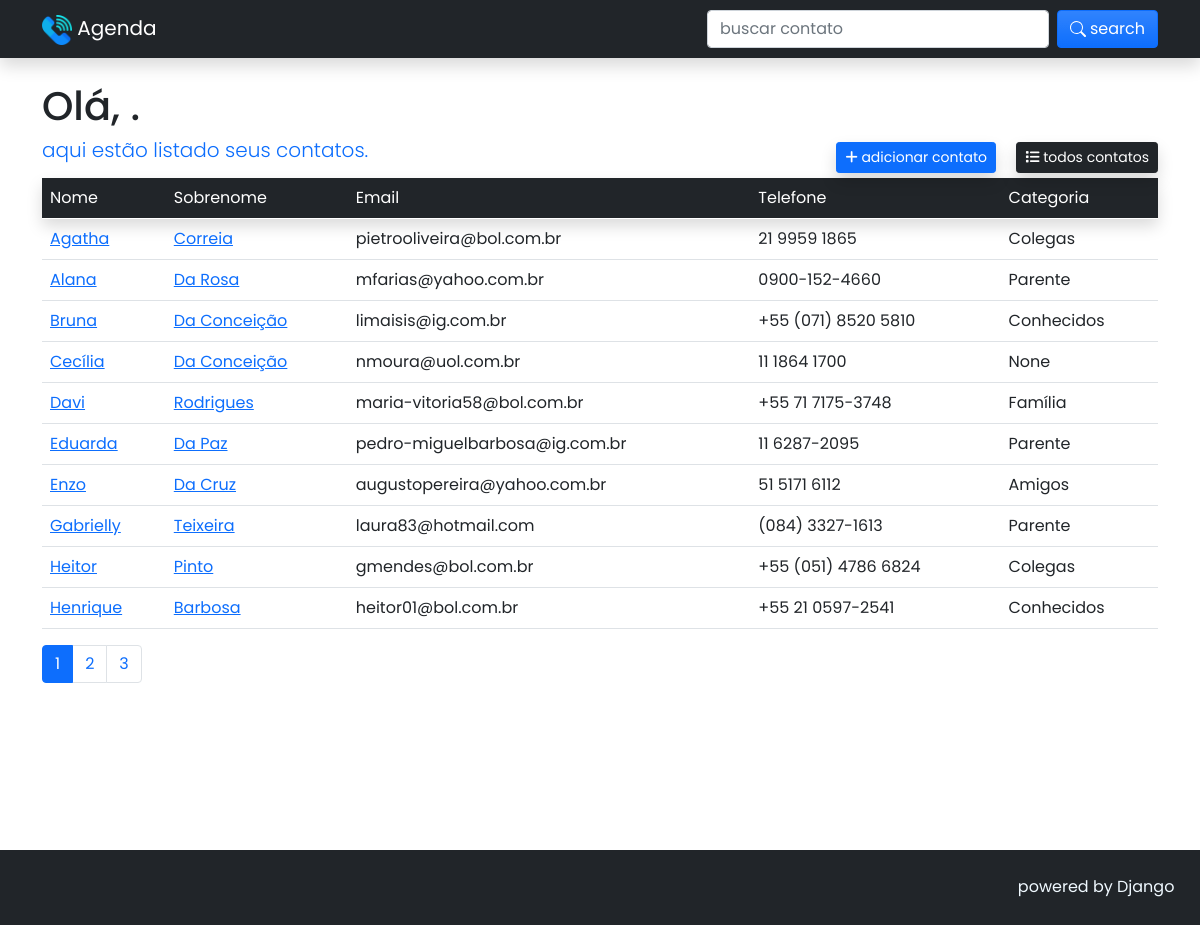
/, run on an earlier commit of the app's database.
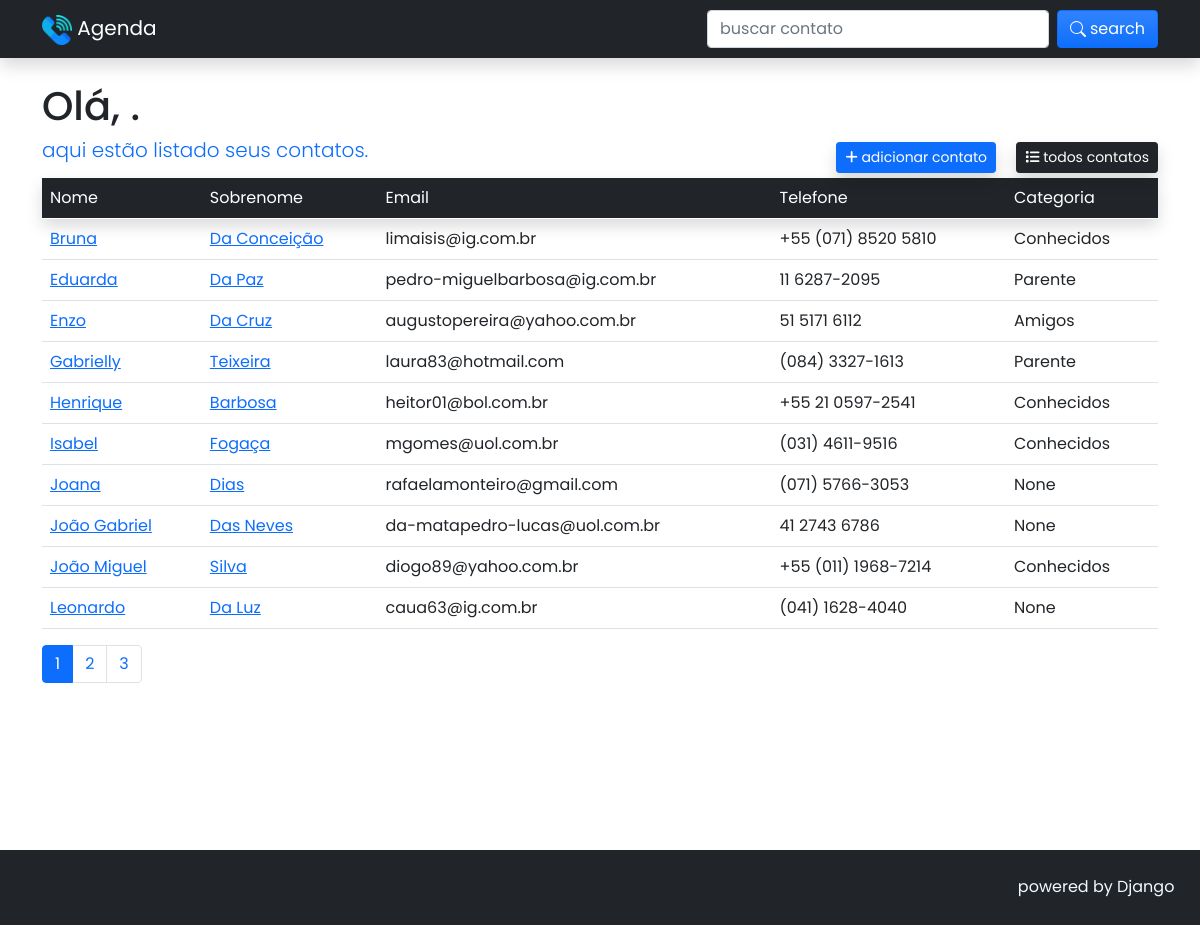
And on a later commit of the database.
### agenda/models.py (models this page shows, shortened)
class Contact(models.Model):
    first_name = models.CharField(max_length=30)
    last_name = models.CharField(max_length=30, blank=True, null=True)
    telephone = models.CharField(max_length=20)
    email = models.CharField(max_length=255, blank=True, null=True)
    created_in = models.DateTimeField(auto_now_add=True)
    description = models.TextField(blank=True, null=True)
    category = models.ForeignKey(
        Category, on_delete=models.SET_NULL, null=True, blank=True
    )
    profile_picture = models.ImageField(
        blank=True,
        upload_to='agenda/img/%Y/%m/%d'
    )
    to_show = models.BooleanField(default=True)

class Category(models.Model):
    name = models.CharField(max_length=60)
    def __str__(self):
        return self.name

### agenda/views.py (the view)
# urls.py: path('', views.home, name='home'),
def home(request):
    contacts = Contact.objects.all().filter(
        to_show=True
    ).order_by('first_name')
    paginator = Paginator(contacts, 10)
    page_number = request.GET.get('page')
    page_obj = paginator.get_page(page_number)
    form = NewContactForm()
    return render(request, 'agenda/pages/home.html', context={
            'contacts': page_obj,
            'form': form
        }
    )

### agenda/templates/agenda/pages/home.html (shortened to what this page needs)
{% extends 'global/base.html' %}
{% block content %}
{% include 'agenda/partials/_nav.html' %}
<div class="container-md">
    <div class="row">
        <div class="col-lg-12">
        {% include 'agenda/partials/_btn_action.html' %}
        <table class="table table-hover">
            <thead>
                <tr class="table-dark shadow">
                    <th>Nome</th>
                    <th>Sobrenome</th>
                    <th>Email</th>
                    <th>Telefone</th>
                    <th>Categoria</th>
                </tr>
            </thead>
            <tbody>
            {% for contact in contacts %}
                {% if contact.to_show %}
                    <tr>
                        <td>
                            <a href="{% url 'agenda:contact' contact.id %}">{{ contact.first_name | title }}</a>
                        </td>
                        <td>
                            <a href="{% url 'agenda:contact' contact.id %}">{{ contact.last_name | title }}</a>
                        </td>
                        <td>{{ contact.email }}</td>
                        <td>{{ contact.telephone }}</td>
                        <td>{{ contact.category }}</td>
                    </tr>
                {% endif %}
            {% endfor %}
            </tbody>
        </table>
        </div>
        {% include 'agenda/partials/_pagination.html' %}
    </div>
</div>
{% endblock content %}
{% block footer %}
<footer>
    <span>powered by Django</span>
</footer>
{% endblock footer %}

What changed in the data, as far as the page shows it:
removed Contact: first_name "Agatha", last_name "Correia", email "pietrooliveira@bol.com.br", telephone "21 9959 1865", category "Colegas"
removed Contact: first_name "Alana", last_name "Da Rosa", email "mfarias@yahoo.com.br", telephone "0900-152-4660", category "Parente"
removed Contact: first_name "Cecília", last_name "Da Conceição", email "nmoura@uol.com.br", telephone "11 1864 1700", category "None"
removed Contact: first_name "Davi", last_name "Rodrigues", email "maria-vitoria58@bol.com.br", telephone "+55 71 7175-3748", category "Família"
removed Contact: first_name "Heitor", last_name "Pinto", email "gmendes@bol.com.br", telephone "+55 (051) 4786 6824", category "Colegas"
now on this page (row unchanged): Contact: first_name "Isabel", last_name "Fogaça", email "mgomes@uol.com.br", telephone "(031) 4611-9516", category "Conhecidos"
now on this page (row unchanged): Contact: first_name "Joana", last_name "Dias", email "rafaelamonteiro@gmail.com", telephone "(071) 5766-3053", category "None"
now on this page (row unchanged): Contact: first_name "João Gabriel", last_name "Das Neves", email "da-matapedro-lucas@uol.com.br", telephone "41 2743 6786", category "None"
now on this page (row unchanged): Contact: first_name "João Miguel", last_name "Silva", email "diogo89@yahoo.com.br", telephone "+55 (011) 1968-7214", category "Conhecidos"
now on this page (row unchanged): Contact: first_name "Leonardo", last_name "Da Luz", email "caua63@ig.com.br", telephone "(041) 1628-4040", category "None"
